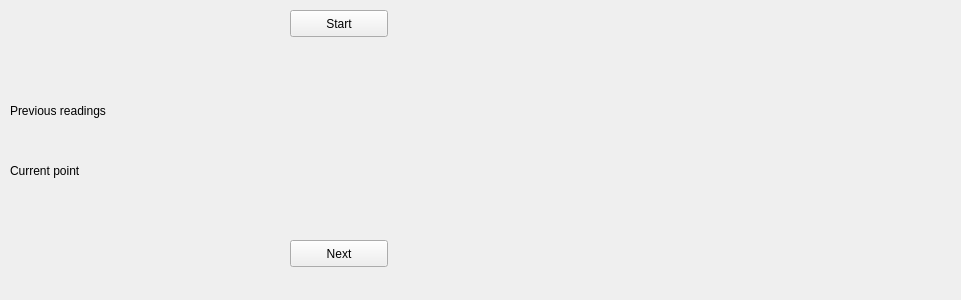
<?xml version="1.0" encoding="UTF-8"?>
<ui version="4.0">
 <class>Form</class>
 <widget class="QWidget" name="Form">
  <property name="geometry">
   <rect>
    <x>0</x>
    <y>0</y>
    <width>961</width>
    <height>300</height>
   </rect>
  </property>
  <property name="windowTitle">
   <string>Form</string>
  </property>
  <widget class="QPushButton" name="btn_start">
   <property name="geometry">
    <rect>
     <x>290</x>
     <y>10</y>
     <width>98</width>
     <height>27</height>
    </rect>
   </property>
   <property name="text">
    <string>Start</string>
   </property>
  </widget>
  <widget class="QPushButton" name="btn_point_set">
   <property name="geometry">
    <rect>
     <x>290</x>
     <y>240</y>
     <width>98</width>
     <height>27</height>
    </rect>
   </property>
   <property name="text">
    <string>Next</string>
   </property>
  </widget>
  <widget class="QLabel" name="label">
   <property name="geometry">
    <rect>
     <x>10</x>
     <y>100</y>
     <width>931</width>
     <height>21</height>
    </rect>
   </property>
   <property name="text">
    <string>Previous readings</string>
   </property>
  </widget>
  <widget class="QLabel" name="l_readings">
   <property name="geometry">
    <rect>
     <x>10</x>
     <y>130</y>
     <width>941</width>
     <height>21</height>
    </rect>
   </property>
   <property name="text">
    <string/>
   </property>
  </widget>
  <widget class="QLabel" name="label_3">
   <property name="geometry">
    <rect>
     <x>10</x>
     <y>160</y>
     <width>381</width>
     <height>21</height>
    </rect>
   </property>
   <property name="text">
    <string>Current point</string>
   </property>
  </widget>
  <widget class="QLabel" name="l_new_point">
   <property name="geometry">
    <rect>
     <x>10</x>
     <y>190</y>
     <width>941</width>
     <height>21</height>
    </rect>
   </property>
   <property name="text">
    <string/>
   </property>
  </widget>
 </widget>
 <resources/>
 <connections/>
</ui>
